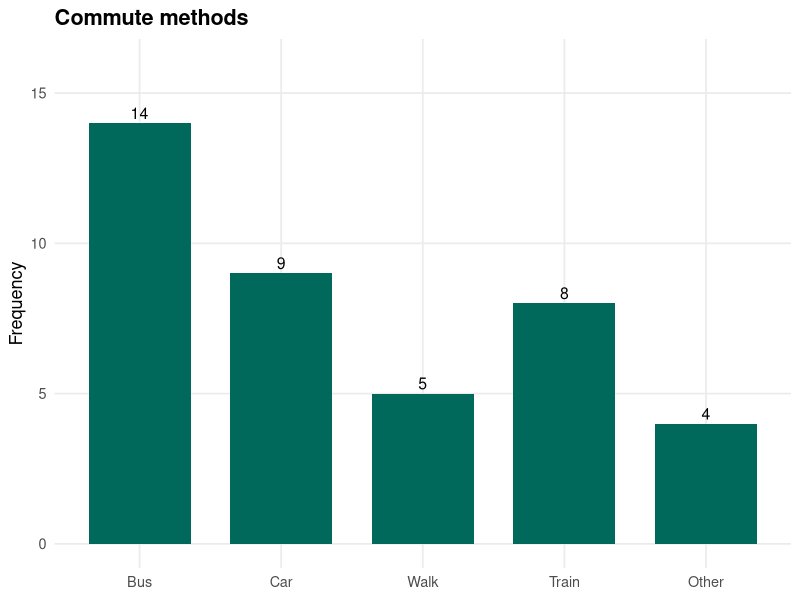
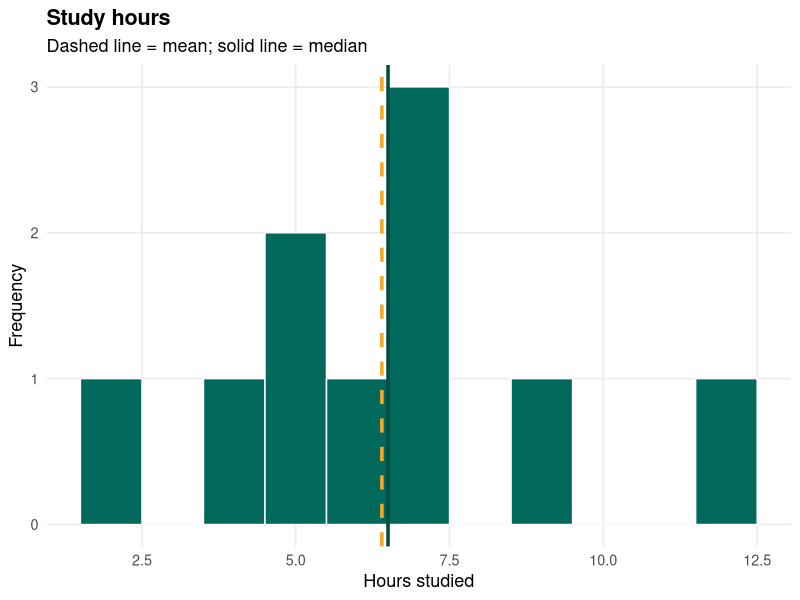
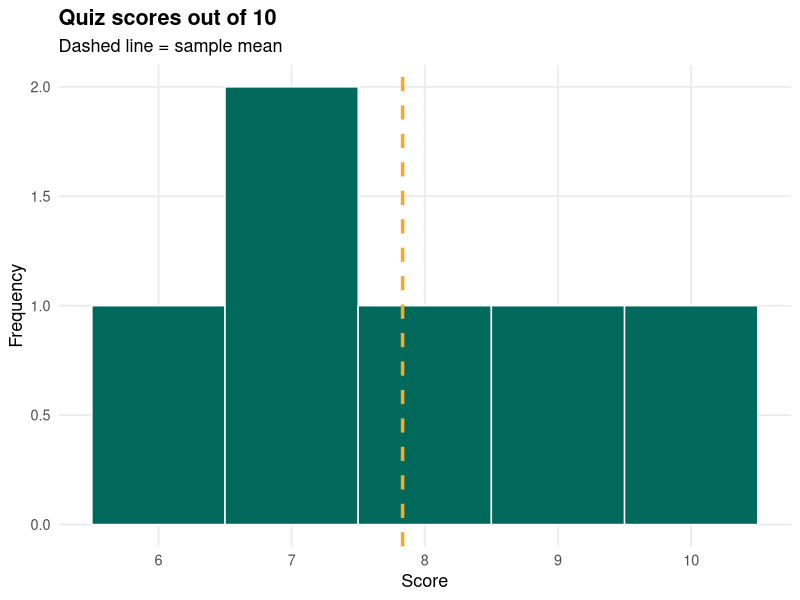
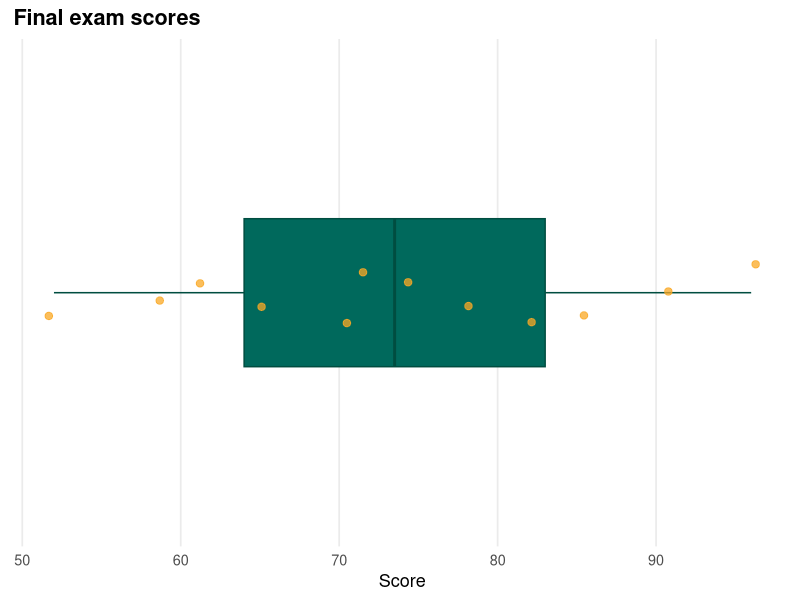
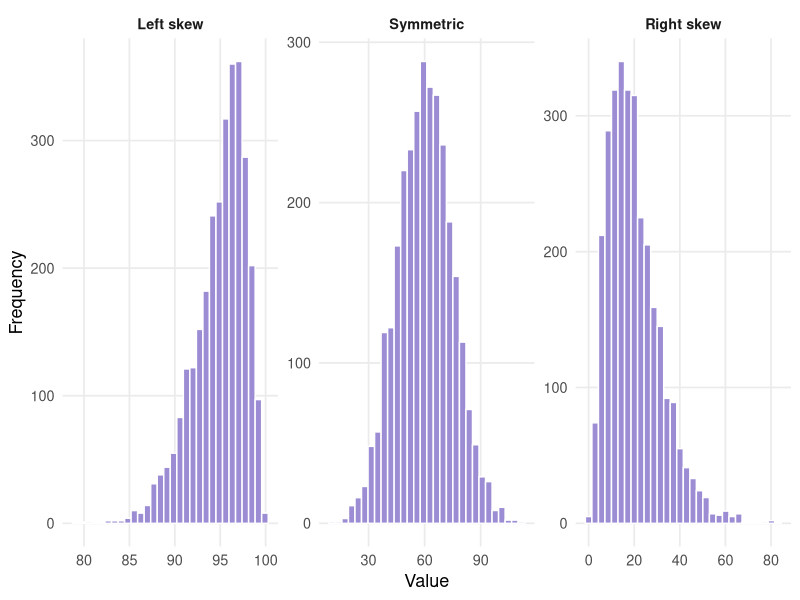
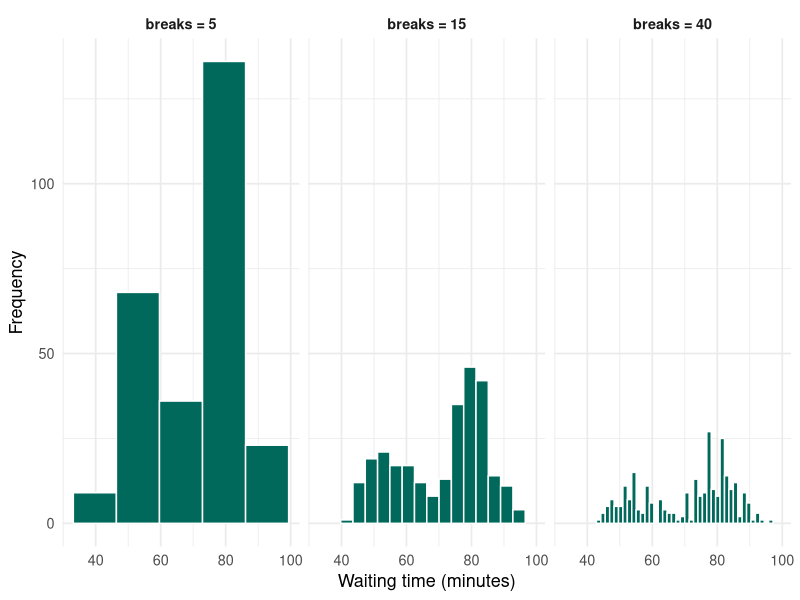
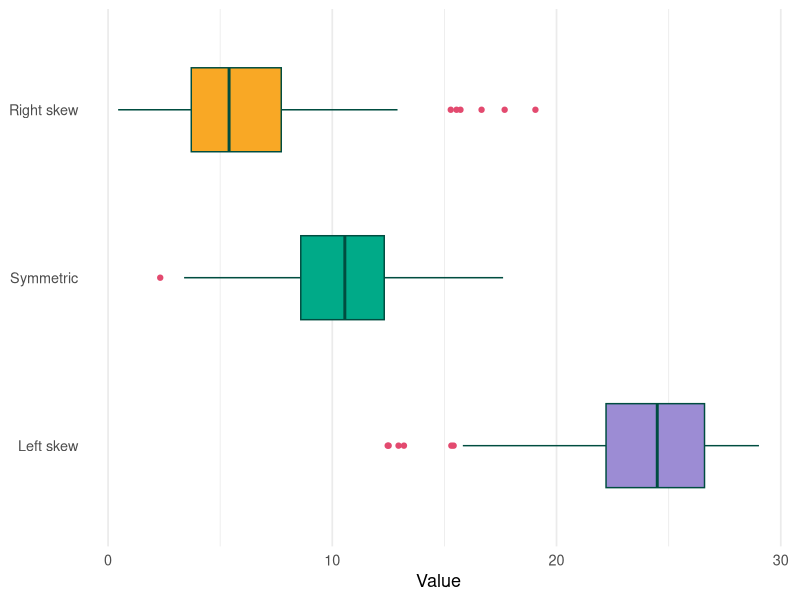
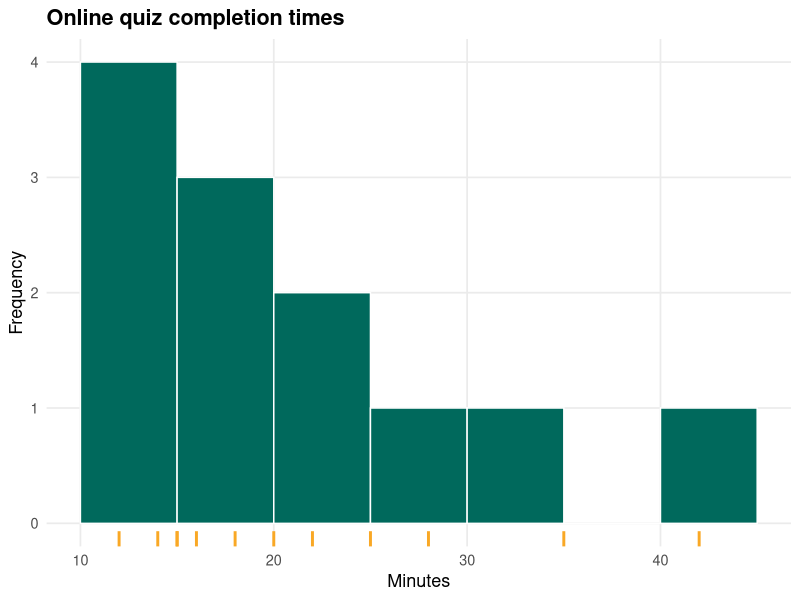

Here is the R script that generated these plots, in order:
## ---- chunk 1
#| include: false
library(ggplot2)
library(dplyr)
theme_set(theme_minimal(base_size = 13))
set.seed(258)
## ---- chunk 2
#| fig-width: 5.2
#| fig-height: 3.4
#| fig-align: center
#| echo: false

commute <- data.frame(
  Method = factor(c("Bus", "Car", "Walk", "Train", "Other"),
                  levels = c("Bus", "Car", "Walk", "Train", "Other")),
  Frequency = c(14, 9, 5, 8, 4)
)

ggplot(commute, aes(x = Method, y = Frequency)) +
  geom_col(fill = "#00695c", width = 0.72) +
  geom_text(aes(label = Frequency), vjust = -0.35, size = 4) +
  labs(title = "Commute methods", x = NULL, y = "Frequency") +
  ylim(0, 16) +
  theme(panel.grid.minor = element_blank(),
        plot.title = element_text(face = "bold"))
## ---- chunk 3
#| fig-width: 5.2
#| fig-height: 3.4
#| fig-align: center
#| echo: false

study <- data.frame(hours = c(2, 4, 5, 5, 6, 7, 7, 7, 9, 12))

ggplot(study, aes(x = hours)) +
  geom_histogram(binwidth = 1, boundary = 0.5,
                 fill = "#00695c", colour = "white") +
  geom_vline(xintercept = mean(study$hours),
             colour = "#f9a825", linewidth = 1.2, linetype = "dashed") +
  geom_vline(xintercept = median(study$hours),
             colour = "#004d40", linewidth = 1.2) +
  labs(title = "Study hours",
       subtitle = "Dashed line = mean; solid line = median",
       x = "Hours studied", y = "Frequency") +
  theme(panel.grid.minor = element_blank(),
        plot.title = element_text(face = "bold"))
## ---- chunk 4
#| fig-width: 5.2
#| fig-height: 3.4
#| fig-align: center
#| echo: false

quiz <- data.frame(score = c(6, 7, 7, 8, 9, 10))

ggplot(quiz, aes(x = score)) +
  geom_histogram(binwidth = 1, boundary = 5.5,
                 fill = "#00695c", colour = "white") +
  geom_vline(xintercept = mean(quiz$score),
             colour = "#f9a825", linewidth = 1.2, linetype = "dashed") +
  labs(title = "Quiz scores out of 10",
       subtitle = "Dashed line = sample mean",
       x = "Score", y = "Frequency") +
  scale_x_continuous(breaks = 6:10) +
  theme(panel.grid.minor = element_blank(),
        plot.title = element_text(face = "bold"))
## ---- chunk 5
#| fig-width: 5.2
#| fig-height: 3.4
#| fig-align: center
#| echo: false

exam <- data.frame(score = c(52, 58, 61, 65, 70, 72, 75, 78, 82, 86, 90, 96))

ggplot(exam, aes(x = score, y = "")) +
  geom_boxplot(fill = "#00695c", colour = "#004d40",
               width = 0.35, outlier.colour = "#e34a6f") +
  geom_jitter(height = 0.08, size = 2.2, alpha = 0.75, colour = "#f9a825") +
  labs(title = "Final exam scores",
       x = "Score", y = NULL) +
  theme(panel.grid.major.y = element_blank(),
        panel.grid.minor = element_blank(),
        axis.text.y = element_blank(),
        plot.title = element_text(face = "bold"))
## ---- chunk 6
#| fig-width: 12
#| fig-height: 3.6
#| fig-align: center
#| echo: false

set.seed(1)
left  <- 100 - rgamma(3000, shape = 3, rate = 0.6)
sym   <- rnorm(3000, mean = 60, sd = 15)
right <- rgamma(3000, shape = 3, rate = 0.15)

df <- rbind(
  data.frame(value = left,  shape = "Left skew"),
  data.frame(value = sym,   shape = "Symmetric"),
  data.frame(value = right, shape = "Right skew")
)
df$shape <- factor(df$shape, levels = c("Left skew", "Symmetric", "Right skew"))

ggplot(df, aes(value)) +
  geom_histogram(bins = 30, fill = "#9c8cd4", colour = "white") +
  facet_wrap(~ shape, scales = "free", ncol = 3) +
  labs(x = "Value", y = "Frequency") +
  theme(panel.grid.minor = element_blank(),
        strip.text = element_text(face = "bold"))
## ---- chunk 7
#| fig-width: 12
#| fig-height: 3.6
#| fig-align: center
#| echo: false

data(faithful)
w <- faithful$waiting

df_b <- rbind(
  data.frame(value = w, panel = "breaks = 5"),
  data.frame(value = w, panel = "breaks = 15"),
  data.frame(value = w, panel = "breaks = 40")
)
df_b$panel <- factor(df_b$panel, levels = c("breaks = 5", "breaks = 15", "breaks = 40"))

ggplot(df_b, aes(value)) +
  geom_histogram(data = subset(df_b, panel == "breaks = 5"),  bins = 5,  fill = "#00695c", colour = "white") +
  geom_histogram(data = subset(df_b, panel == "breaks = 15"), bins = 15, fill = "#00695c", colour = "white") +
  geom_histogram(data = subset(df_b, panel == "breaks = 40"), bins = 40, fill = "#00695c", colour = "white") +
  facet_wrap(~ panel, ncol = 3) +
  labs(x = "Waiting time (minutes)", y = "Frequency") +
  theme(strip.text = element_text(face = "bold"))
## ---- chunk 8
#| fig-width: 12
#| fig-height: 3.6
#| fig-align: center
#| echo: false

set.seed(3)
df_box <- rbind(
  data.frame(value = 30 - rgamma(150, shape = 3, rate = 0.5),  shape = "Left skew"),
  data.frame(value = rnorm(150, mean = 10, sd = 3),            shape = "Symmetric"),
  data.frame(value = rgamma(150, shape = 3, rate = 0.5),       shape = "Right skew")
)
df_box$shape <- factor(df_box$shape, levels = c("Left skew", "Symmetric", "Right skew"))

ggplot(df_box, aes(x = value, y = shape, fill = shape)) +
  geom_boxplot(width = 0.5, colour = "#004d40", outlier.colour = "#e34a6f") +
  scale_fill_manual(values = c("#9c8cd4", "#00aa88", "#f9a825"), guide = "none") +
  labs(x = "Value", y = NULL) +
  theme(panel.grid.major.y = element_blank())
## ---- chunk 9
#| fig-width: 5.2
#| fig-height: 3.4
#| fig-align: center
#| echo: false

times <- data.frame(minutes = c(12, 14, 15, 15, 16, 18, 20, 22, 25, 28, 35, 42))

ggplot(times, aes(x = minutes)) +
  geom_histogram(binwidth = 5, boundary = 10,
                 fill = "#00695c", colour = "white") +
  geom_rug(colour = "#f9a825", linewidth = 1) +
  labs(title = "Online quiz completion times",
       x = "Minutes", y = "Frequency") +
  theme(panel.grid.minor = element_blank(),
        plot.title = element_text(face = "bold"))
## ---- chunk 10
#| fig-width: 5.2
#| fig-height: 3.4
#| fig-align: center
#| echo: false

sections <- data.frame(
  Section = rep(c("A", "B"), each = 7),
  Mark = c(62, 65, 68, 70, 72, 75, 78,
           45, 65, 68, 70, 72, 75, 95)
)

ggplot(sections, aes(x = Section, y = Mark, fill = Section)) +
  geom_boxplot(width = 0.45, colour = "#004d40", outlier.colour = "#e34a6f") +
  geom_jitter(width = 0.08, size = 2.2, alpha = 0.75) +
  scale_fill_manual(values = c("#00695c", "#f9a825"), guide = "none") +
  labs(title = "Midterm marks by section",
       x = "Section", y = "Mark") +
  theme(panel.grid.minor = element_blank(),
        plot.title = element_text(face = "bold"))
## ---- chunk 11
#| fig-width: 5.2
#| fig-height: 3.4
#| fig-align: center
#| echo: false

books <- data.frame(textbooks = c(0, 1, 1, 2, 2, 2, 3, 3, 4, 4, 4, 5, 6, 8, 10))

ggplot(books, aes(x = textbooks)) +
  geom_histogram(binwidth = 1, boundary = -0.5,
                 fill = "#00695c", colour = "white") +
  geom_vline(xintercept = median(books$textbooks),
             colour = "#f9a825", linewidth = 1.2, linetype = "dashed") +
  labs(title = "Textbooks owned",
       subtitle = "Dashed line = median",
       x = "Number of textbooks", y = "Frequency") +
  scale_x_continuous(breaks = 0:10) +
  theme(panel.grid.minor = element_blank(),
        plot.title = element_text(face = "bold"))
